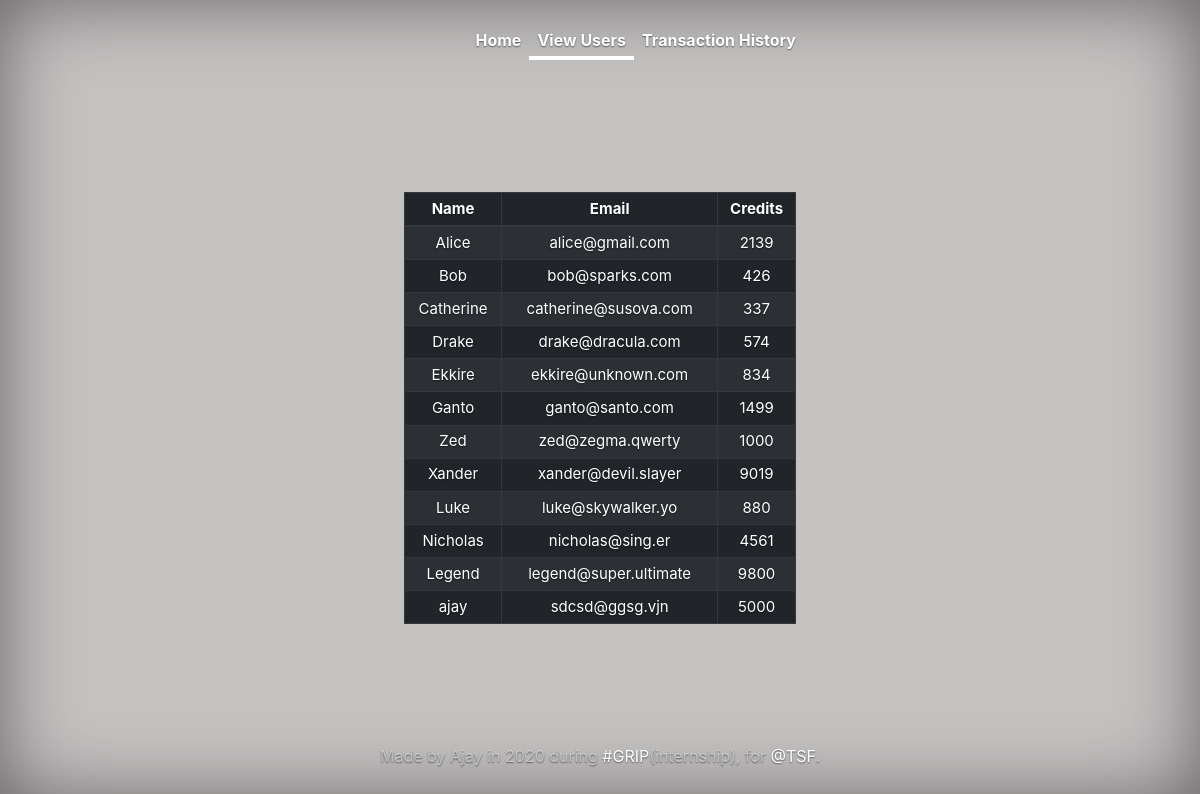
The page /viewUsers.php on the database its author committed.
### tables this page shows
CREATE TABLE `users` (
  `Name` varchar(50) NOT NULL,
  `Email` varchar(50) NOT NULL,
  `Credits` int(20) NOT NULL
);

### viewUsers.php (the view, shortened to what this page needs)
<!doctype html>
<html lang="en">
  <head>
    <link rel="stylesheet" href="https://maxcdn.bootstrapcdn.com/bootstrap/4.0.0/css/bootstrap.min.css">
    <link type="text/css" rel="stylesheet" href="css/users.css">
  </head>
  <body class="text-center">
    <div class="cover-container d-flex h-100 p-3 mx-auto flex-column">
      <header class="masthead mb-auto">
        <div class="inner">
          <nav class="nav navbar navbar-expand-sm navbar-light nav-masthead justify-content-center">
            <div class="collapse navbar-collapse" id="navbarMenu">
              <ul class="navbar-nav" id="navList">
                <li class="nav-item"><a class="nav-link" href="index.php">Home</a></li>
                <li class="nav-item"><a class="nav-link active" href="#">View Users</a></li>
                <li class="nav-item"><a class="nav-link" href="transactionHistory.php">Transaction History</a></li>
              </ul>
            </div>
          </nav>
        </div>
      </header>
      <main role="main" class="inner cover">
        <?php
        $servername = "localhost";
        $username = "id14993753_root";
        $password = "c8M]_lSDSVW4>h3s";
        $dbname = "id14993753_gripspark";
        $conn = new mysqli($servername, $username, $password, $dbname);
        $sql = "SELECT * FROM users";
        $result = $conn->query($sql);
        if ($result->num_rows > 0) {
      ?>
        <div class="table-responsive" style="font-size: 15px;">
          <table class="table table-striped table-dark table-hover table-bordered table-sm" style="margin-top: 20px;" id="userTable">
            <thead>
              <tr>
                <th scope="col">Name</th>
                <th scope="col">Email</th>
                <th scope="col">Credits</th>
              </tr>
            </thead>
            <tbody>
            <?php
              while( $row = $result->fetch_assoc() ){
                echo "<tr><td>".$row["Name"]."</td><td>".$row["Email"]."</td><td>".$row["Credits"]."</td></tr>\n";
              }
            ?>
            </tbody>
          </table>
        </div>
      </main>
      <?php
            } else {}
      ?>
      <footer class="mastfoot mt-auto">
        <div class="inner">
          <p>Made by Ajay in 2020 during <a href="https://www.thesparksfoundationsingapore.org/join-us/internship-positions/">#GRIP</a>(internship), for <a href="https://www.thesparksfoundationsingapore.org/">@TSF</a>.</p>
        </div>
      </footer>
    </div>
  </body>
</html>

### css/users.css (style rules this page uses)
a, a:focus, a:hover { color: #fff; }
html, body { height: 100%; background-color: #c5c2c2; text-shadow: none; }
body { display: -ms-flexbox; display: -webkit-box; display: flex; -ms-flex-pack: center; -webkit-box-pack: center; justify-content: center; color: #fff; text-shadow: 0 0.05rem 0.1rem rgba(0, 0, 0, 0.5); box-shadow: inset 0 0 5rem rgba(0, 0, 0, 0.5); }
.cover-container { max-width: 42em; }
.masthead { margin-bottom: 2rem; }
.nav-masthead .nav-link { padding: 0.25rem 0; font-weight: 700; color: rgba(255, 255, 255, 0.5); background-color: transparent; border-bottom: 0.25rem solid transparent; }
.nav-masthead .active { color: #fff; border-bottom-color: #fff; }
@media (min-width: 48em) { .nav-masthead { float: right; } }
.cover { padding: 0 1.5rem; }
.mastfoot { color: rgba(255, 255, 255, 0.5); }
#navList > .nav-item > .nav-link { color: white; }

### rows shown on the page
users: Name "Alice", Email "alice@gmail.com", Credits "2139"
users: Name "Bob", Email "bob@sparks.com", Credits "426"
users: Name "Catherine", Email "catherine@susova.com", Credits "337"
users: Name "Drake", Email "drake@dracula.com", Credits "574"
users: Name "Ekkire", Email "ekkire@unknown.com", Credits "834"
users: Name "Ganto", Email "ganto@santo.com", Credits "1499"
users: Name "Zed", Email "zed@zegma.qwerty", Credits "1000"
users: Name "Xander", Email "xander@devil.slayer", Credits "9019"
users: Name "Luke", Email "luke@skywalker.yo", Credits "880"
users: Name "Nicholas", Email "nicholas@sing.er", Credits "4561"
users: Name "Legend", Email "legend@super.ultimate", Credits "9800"
users: Name "ajay", Email "sdcsd@ggsg.vjn", Credits "5000"
